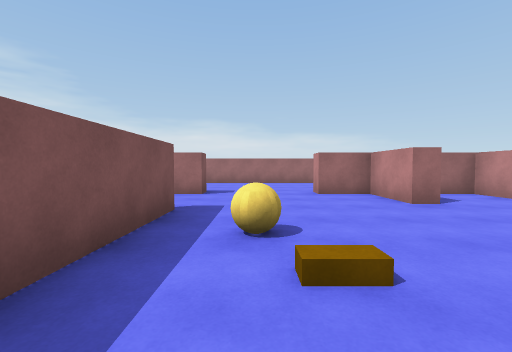
View 1 (above)

18 first-person views from a walk through a scene from a Unity 3-D project. The camera is 1.3 m above the floor, tilts 2° down and sees 90° across. The floor is counted in squares, 2 m on a side. Each view is taken from the middle of a square. On the plan, view 1 faces up. The plan holds only what a view shows up to about 9 squares ahead; the rest is blank. The place goes on beyond the plan. The player character is not drawn.

View 2
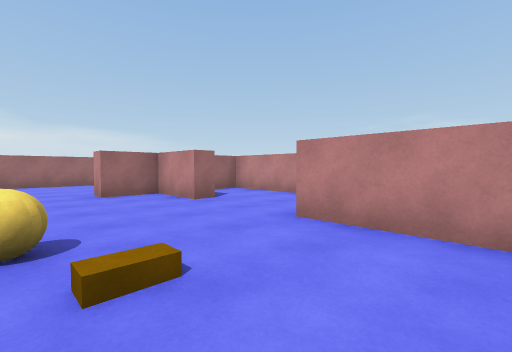

View 3
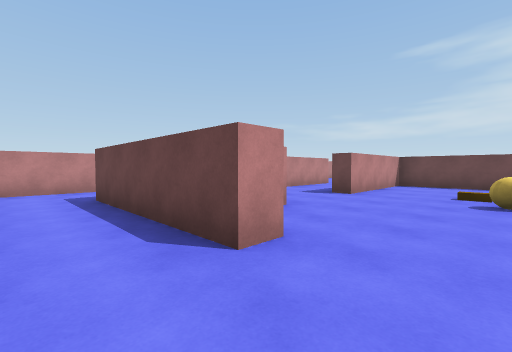

View 4
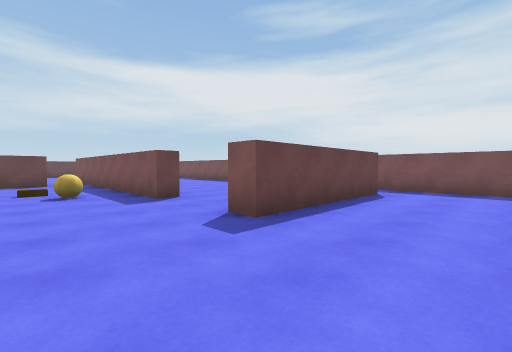

View 5
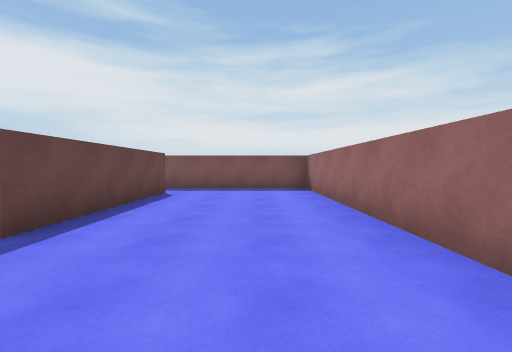

View 6
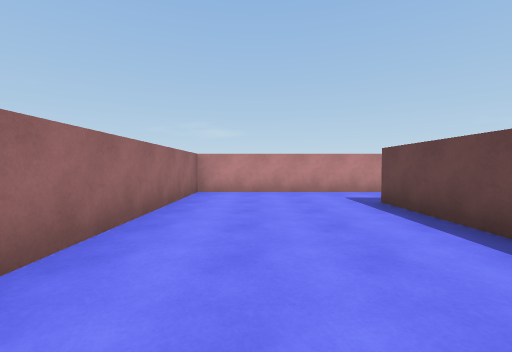

View 7
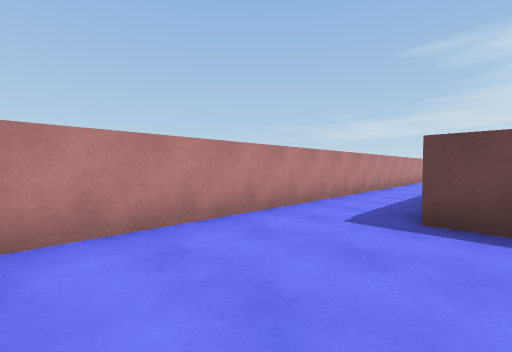

View 8
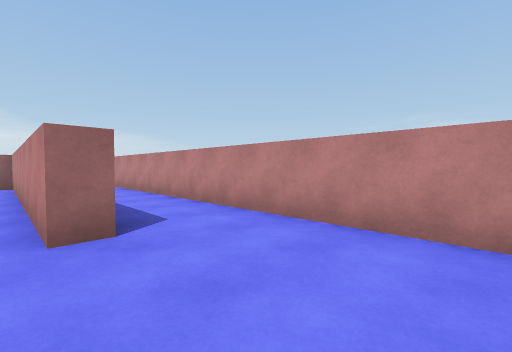

View 9
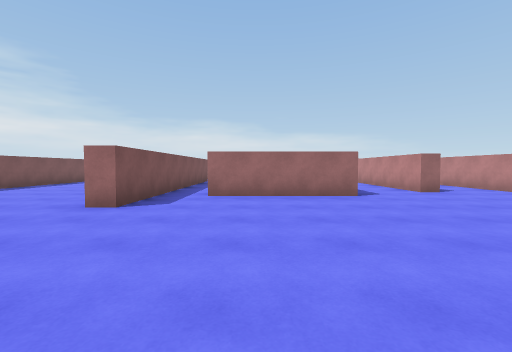

View 10
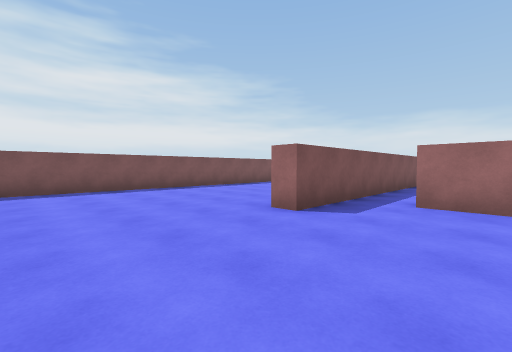

View 11
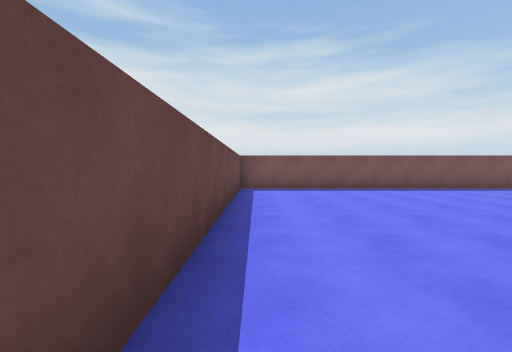

View 12
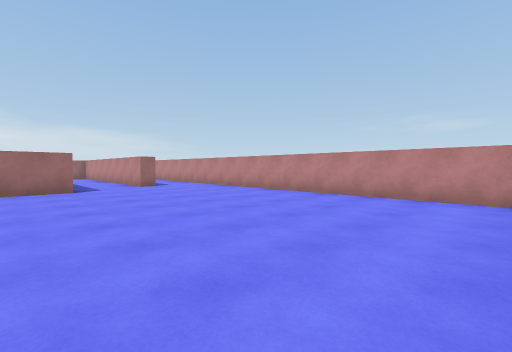

View 13
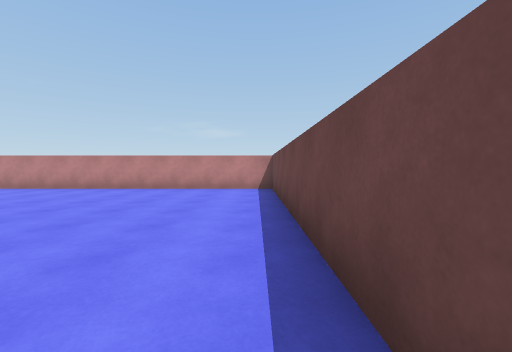

View 14
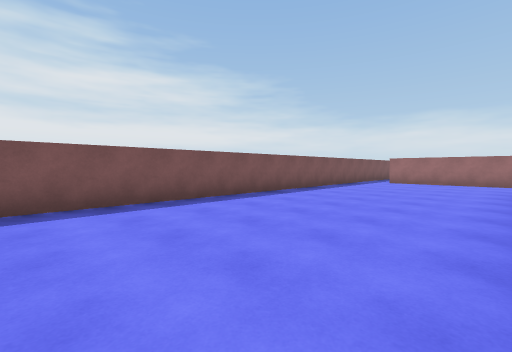

View 15
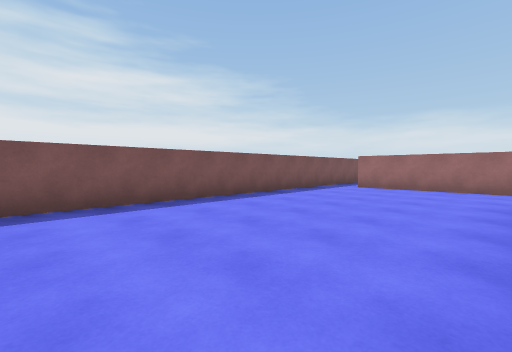

View 16
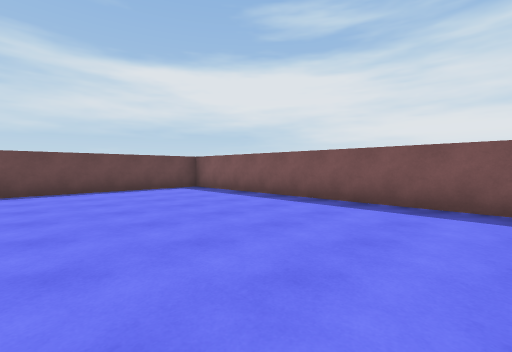

View 17
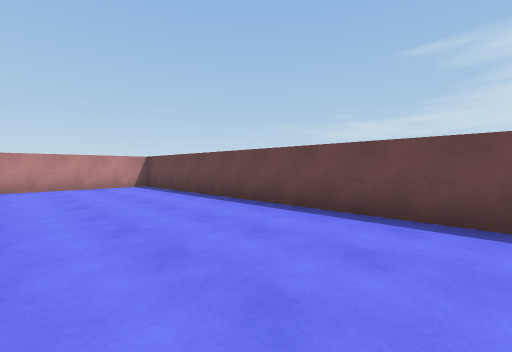

View 18
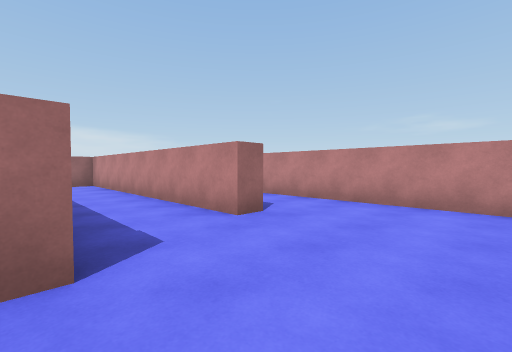

### Floor plan
Points are (right, up) in squares from view 1. A wall is a line through its corners. A room is listed if a view was taken in it or the views show most of it. See-through windows are left out.
Room 1 (views 1, 2, 3, 4, 5, 6, 7)
walls: (2.8, 4.5) (2.8, 6.1) (1.5, 6.1) (1.5, 6.7) (5.8, 6.7); (-1.2, 3.9) (-1.2, -1.9); (-5.5, 6.7) (-1.2, 6.7) (-1.2, 6.1) (-2.4, 6.1); (-0.1, -1.7) (2.8, -1.7) (2.8, 2); (7.7, -1.5) (7.7, 10.5) (-6.7, 10.5) (-6.7, 6.5)
ways out: opening at (-6, 6) to room 2; opening at (-2.5, 4.5) to room 2; opening at (3, 3.5) to room 2; opening at (7, -2) to room 2
objects: ball (0, 3); other object (1, 2)
Room 2 (views 8, 9, 10, 11, 12, 13, 14, 15, 16, 17, 18)
walls: (-1.2, -1.9) (-1.2, -3.9) (-1.8, -3.9); (3.4, -2.3) (-0.1, -2.3); (5.9, -1.4) (5.3, -1.4) (5.3, 6.1) (4.4, 6.1); (2.8, 2) (3.2, 2); (-1.9, 3.9) (-1.2, 3.9); (3.4, 4.5) (2.8, 4.5); (-2.4, 6.1) (-5.5, 6.1); (-6.7, 6.5) (-6.7, -10.5) (7.7, -10.5) (7.7, -1.5)
ways out: opening at (-6, 6) to room 1; opening at (-2.5, 4.5) to room 1; opening at (3, 3.5) to room 1; opening at (7, -2) to room 1

Where each view was taken, in squares from view 1:
view 1: 0 up, 0 right, facing up
view 2: 0 up, 0 right, facing up-right
view 3: 8 up, 0 right, facing down-right
view 4: 9 up, 1 right, facing down-left
view 5: 9 up, 1 right, facing left
view 6: 9 up, 1 right, facing right
view 7: 10 up, 5 right, facing down-right
view 8: 4 down, 5 right, facing up-right
view 9: 8 down, 1 right, facing up
view 10: 7 down, 1 right, facing up-left
view 11: 10 down, 1 right, facing left
view 12: 10 down, 2 right, facing up-right
view 13: 10 down, 0 right, facing right
view 14: 5 down, 2 left, facing up-left
view 15: 2 down, 2 left, facing up-left
view 16: 3 down, 2 left, facing down-left
view 17: 7 down, 1 left, facing down-right
view 18: 4 down, 3 right, facing up-right
